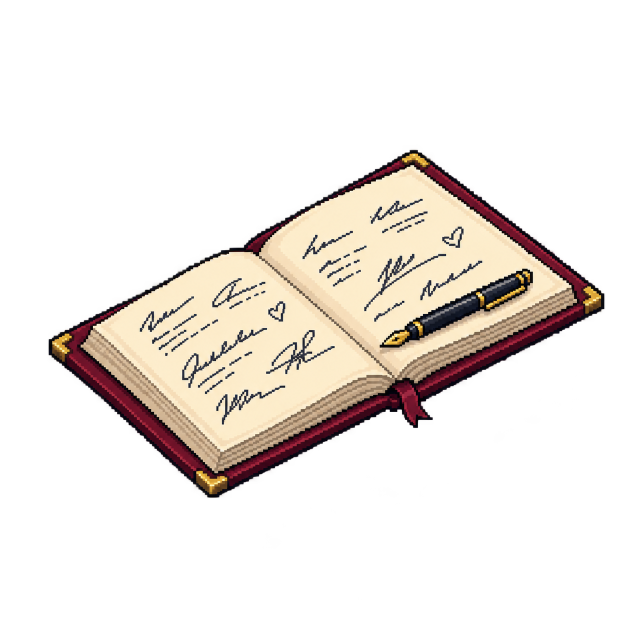
#> input picture tools/logbook-source.png, 1254 x 1254 px (shown at 1/2 size)
$ python logbook-sprite.py
#> lines starting #> are read from the running program, lines starting #| are printed output that depends on the picture; after the words box and inside, x2 and y2 are one past the last pixel; in counts of white or black regions, pixels touching at a corner belong together
"""Prepare the Guest Book catalogue sprite from the open-book artwork.
Crops the artwork to its solid pixels, scales it to a 48 px wide piece at three times
room resolution, and writes public/assets/furniture/custom_logbook.png.
"""
from pathlib import Path
from PIL import Image

root = Path(__file__).resolve().parents[1]
source = Image.open(root / 'tools/logbook-source.png').convert('RGBA')
#> source is the input picture: PIL image 1254x1254 RGBA; mean R, G, B, A 46.8, 40.7, 35.6, 62.4
solid = source.getchannel('A').point(lambda a: 255 if a > 40 else 0)
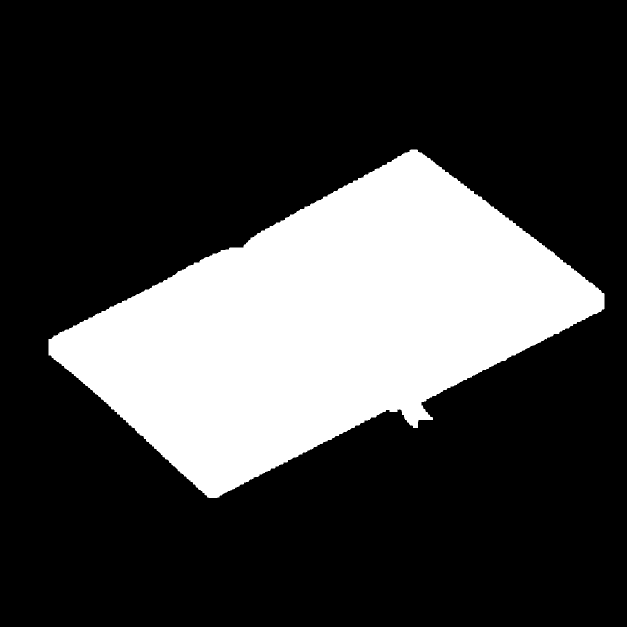
#> solid: PIL image 1254x1254 L (shown at 1/2 size); 24.8% white; 1 white region, box (x1, y1, x2, y2) and area: (97, 299, 1209, 996) 389550
box = solid.getbbox()
#> box = (97, 299, 1209, 996)
book = source.crop(box)
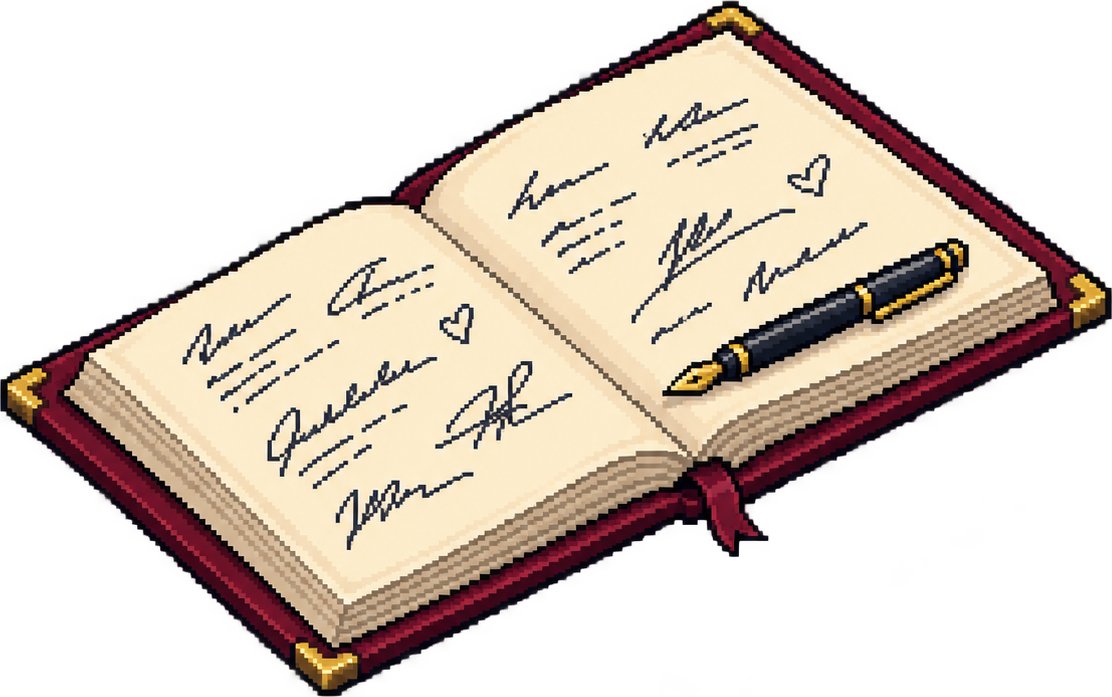
#> book: PIL image 1112x697 RGBA; mean R, G, B, A 94.8, 82.5, 72.2, 126.5; transparent parts drawn white
DENSITY, WIDTH = 3, 48
height = round(book.height * WIDTH / book.width)
#> height = 30
sprite = book.resize((WIDTH * DENSITY, height * DENSITY), Image.LANCZOS)
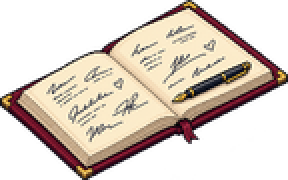
#> sprite: PIL image 144x90 RGBA (shown 2 times larger); mean R, G, B, A 93.6, 82, 71.8, 126.6; transparent parts drawn white
sprite.save(root / 'public/assets/furniture/custom_logbook.png', optimize=True)
print('display size', WIDTH, height, 'png', sprite.size)
#| display size 48 30 png (144, 90)

$ run again, with tools/speaker-source.png copied over tools/logbook-source.png
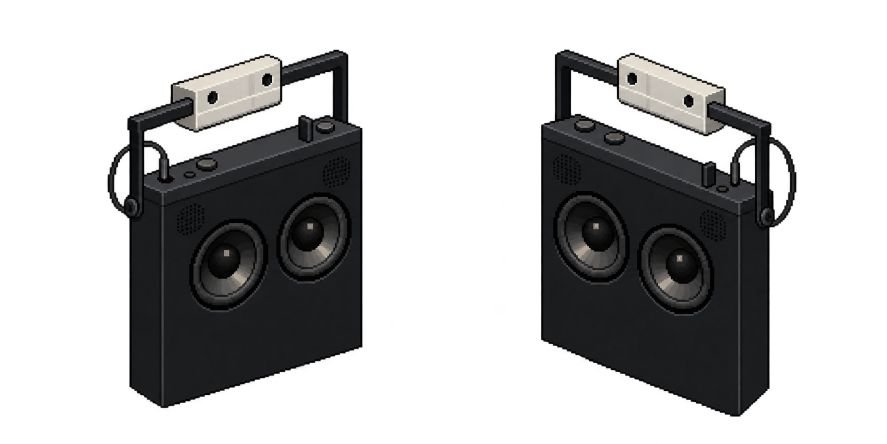
#> input picture tools/speaker-source.png, 1774 x 887 px (shown at 1/2 size)
#> source is the input picture: PIL image 1774x887 RGBA; mean R, G, B, A 14.8, 14.8, 14.9, 83.7
#> `solid = source.getchannel('A').point(lambda a: 255 if a > 40 else 0)`:
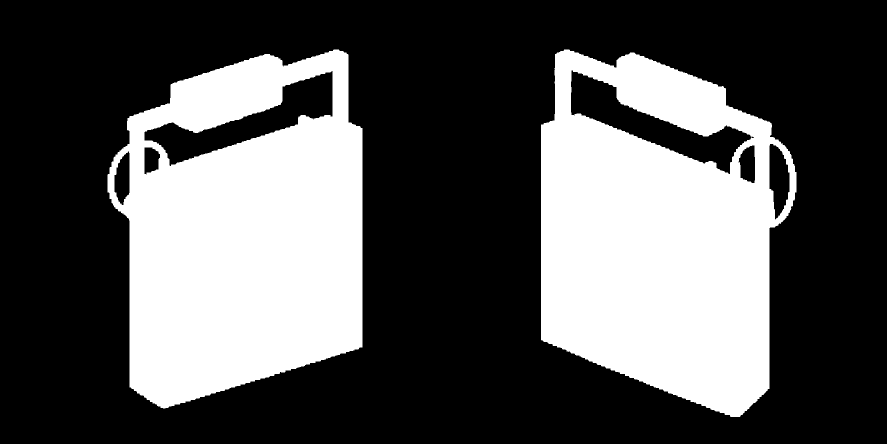
#> solid: PIL image 1774x887 L (shown at 1/2 size); 33.3% white; 2 white regions, box (x1, y1, x2, y2) and area: (215, 99, 725, 817) 264777, (1082, 99, 1593, 834) 259967
#> box = (215, 99, 1593, 834)
#> `sprite = book.resize((WIDTH * DENSITY, height * DENSITY), Image.LANCZOS)`:
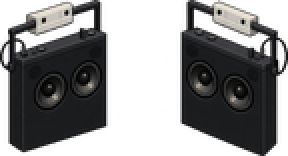
#> sprite: PIL image 144x78 RGBA (shown 2 times larger); mean R, G, B, A 22.7, 22.7, 23, 130.3; transparent parts drawn white
#| display size 48 26 png (144, 78)

$ run again, with tools/sunken-sofa-source.png copied over tools/logbook-source.png
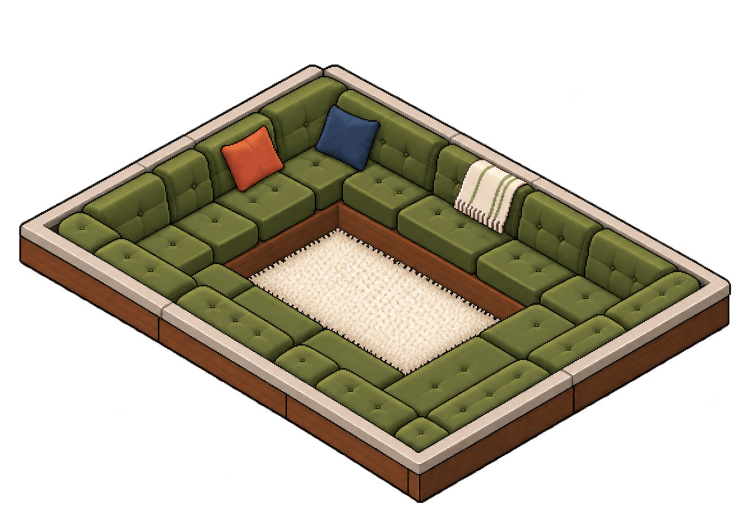
#> input picture tools/sunken-sofa-source.png, 1491 x 1055 px (shown at 1/2 size)
#> source is the input picture: PIL image 1491x1055 RGBA; mean R, G, B, A 53.9, 48.2, 33.4, 109.4
#> `solid = source.getchannel('A').point(lambda a: 255 if a > 40 else 0)`:
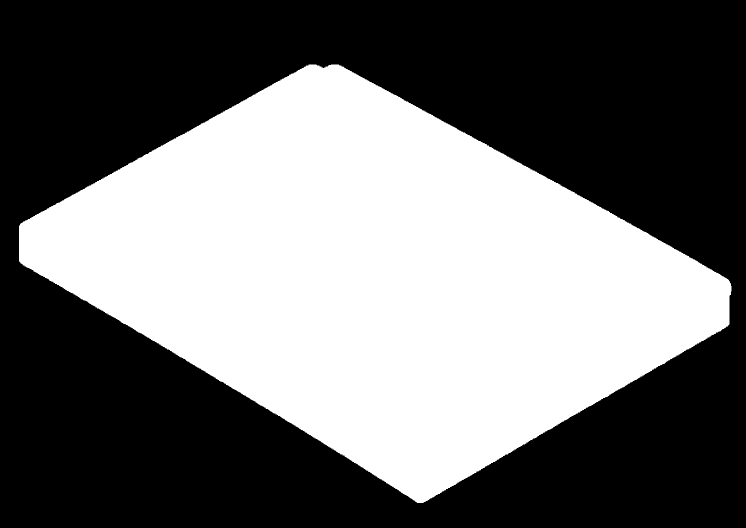
#> solid: PIL image 1491x1055 L (shown at 1/2 size); 43.4% white; 1 white region, box (x1, y1, x2, y2) and area: (38, 129, 1463, 1006) 682510
#> box = (38, 129, 1463, 1006)
#> `sprite = book.resize((WIDTH * DENSITY, height * DENSITY), Image.LANCZOS)`:
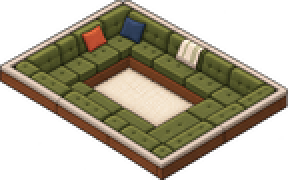
#> sprite: PIL image 144x90 RGBA (shown 2 times larger); mean R, G, B, A 67.5, 60.7, 42.2, 137.8; transparent parts drawn white
#| display size 48 30 png (144, 90)
